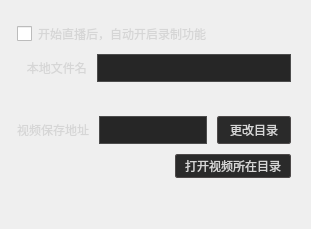
             <widget class="QWidget" name="page_record">
              <property name="styleSheet">
               <string notr="true">QWidget#page_record{
background-color: rgb(50, 50, 50);
}</string>
              </property>
              <layout class="QVBoxLayout" name="verticalLayout_5">
               <property name="spacing">
                <number>10</number>
               </property>
               <property name="leftMargin">
                <number>17</number>
               </property>
               <property name="topMargin">
                <number>24</number>
               </property>
               <property name="rightMargin">
                <number>20</number>
               </property>
               <item>
                <layout class="QHBoxLayout" name="horizontalLayout_15">
                 <property name="spacing">
                  <number>0</number>
                 </property>
                 <item>
                  <widget class="QCheckBox" name="recordCbx">
                   <property name="sizePolicy">
                    <sizepolicy hsizetype="Fixed" vsizetype="Fixed">
                     <horstretch>0</horstretch>
                     <verstretch>0</verstretch>
                    </sizepolicy>
                   </property>
                   <property name="styleSheet">
                    <string notr="true">QCheckBox {font: 12px bold; color: rgb(214, 214, 214);}
QCheckBox:disabled {font: 12px bold; color: rgb(142, 142, 142);}
QCheckBox::indicator {width: 15px; height: 15px;}
QCheckBox::indicator:checked {border-image:url(:/sysButton/img/sysButton/check.png);}
QCheckBox::indicator:unchecked {border-image:url(:/sysButton/img/sysButton/uncheck.png);}
QCheckBox::indicator:checked:disabled {border-image:url(:/sysButton/img/sysButton/check.png);}
QCheckBox::indicator:unchecked:disabled {border-image:url(:/sysButton/img/sysButton/uncheck.png);}</string>
                   </property>
                   <property name="text">
                    <string>开始直播后，自动开启录制功能</string>
                   </property>
                   <property name="iconSize">
                    <size>
                     <width>15</width>
                     <height>15</height>
                    </size>
                   </property>
                  </widget>
                 </item>
                 <item>
                  <spacer name="horizontalSpacer_31">
                   <property name="orientation">
                    <enum>Qt::Horizontal</enum>
                   </property>
                   <property name="sizeType">
                    <enum>QSizePolicy::Fixed</enum>
                   </property>
                   <property name="sizeHint" stdset="0">
                    <size>
                     <width>4</width>
                     <height>20</height>
                    </size>
                   </property>
                  </spacer>
                 </item>
                 <item>
                  <widget class="QLabel" name="labRecord">
                   <property name="minimumSize">
                    <size>
                     <width>14</width>
                     <height>14</height>
                    </size>
                   </property>
                   <property name="maximumSize">
                    <size>
                     <width>14</width>
                     <height>14</height>
                    </size>
                   </property>
                   <property name="styleSheet">
                    <string notr="true"/>
                   </property>
                   <property name="text">
                    <string/>
                   </property>
                  </widget>
                 </item>
                 <item>
                  <spacer name="horizontalSpacer_32">
                   <property name="orientation">
                    <enum>Qt::Horizontal</enum>
                   </property>
                   <property name="sizeHint" stdset="0">
                    <size>
                     <width>40</width>
                     <height>20</height>
                    </size>
                   </property>
                  </spacer>
                 </item>
                </layout>
               </item>
               <item>
                <layout class="QHBoxLayout" name="horizontalLayout_20">
                 <property name="spacing">
                  <number>10</number>
                 </property>
                 <item>
                  <widget class="QLabel" name="label_18">
                   <property name="styleSheet">
                    <string notr="true">font-size : 12px;
font-family : 微软雅黑;
color :#D6D6D6;</string>
                   </property>
                   <property name="text">
                    <string>   本地文件名</string>
                   </property>
                  </widget>
                 </item>
                 <item>
                  <widget class="QLineEdit" name="lineEdit_fileName">
                   <property name="minimumSize">
                    <size>
                     <width>0</width>
                     <height>28</height>
                    </size>
                   </property>
                   <property name="maximumSize">
                    <size>
                     <width>16777215</width>
                     <height>28</height>
                    </size>
                   </property>
                   <property name="focusPolicy">
                    <enum>Qt::StrongFocus</enum>
                   </property>
                   <property name="styleSheet">
                    <string notr="true">QLineEdit{ 
 background-color:rgb(38,38,38);
 border:1px solid white;
 border-color:rgb(76,76,76);
 font:12px;
 font-family : 微软雅黑;
 color:#999999;
}
QLineEdit:disabled{
  border-color:rgb(58,58,58);
color:rgb(58,58,58);
}</string>
                   </property>
                  </widget>
                 </item>
                </layout>
               </item>
               <item>
                <layout class="QHBoxLayout" name="horizontalLayout_11">
                 <item>
                  <widget class="QLabel" name="label_limitAlert">
                   <property name="text">
                    <string/>
                   </property>
                  </widget>
                 </item>
                </layout>
               </item>
               <item>
                <layout class="QHBoxLayout" name="horizontalLayout_save">
                 <property name="spacing">
                  <number>10</number>
                 </property>
                 <item>
                  <widget class="QLabel" name="label_30">
                   <property name="styleSheet">
                    <string notr="true">font-size : 12px;
font-family : 微软雅黑;
color :#D6D6D6;</string>
                   </property>
                   <property name="text">
                    <string>视频保存地址</string>
                   </property>
                  </widget>
                 </item>
                 <item>
                  <widget class="QLineEdit" name="lineEdit_savePath">
                   <property name="minimumSize">
                    <size>
                     <width>0</width>
                     <height>28</height>
                    </size>
                   </property>
                   <property name="maximumSize">
                    <size>
                     <width>16777215</width>
                     <height>28</height>
                    </size>
                   </property>
                   <property name="styleSheet">
                    <string notr="true">QLineEdit{ 
 background-color:rgb(38,38,38);
 border:1px solid white;
 border-color:rgb(76,76,76);
 font:12px;
 font-family : 微软雅黑;
 color:#999999;
}
QLineEdit:disabled{
  border-color:rgb(58,58,58);
color:rgb(58,58,58);
}</string>
                   </property>
                   <property name="readOnly">
                    <bool>true</bool>
                   </property>
                  </widget>
                 </item>
                 <item>
                  <widget class="QPushButton" name="pushButton_chagne_dir">
                   <property name="minimumSize">
                    <size>
                     <width>74</width>
                     <height>28</height>
                    </size>
                   </property>
                   <property name="maximumSize">
                    <size>
                     <width>74</width>
                     <height>28</height>
                    </size>
                   </property>
                   <property name="styleSheet">
                    <string notr="true">QPushButton{background-color: rgb(42, 42, 42);border: 1px solid rgb(77, 73, 73);border-radius: 2px;font: 12px; color: #D6D6D6;}
QPushButton:hover{background-color: rgb(31, 31, 31);border: 1px solid rgb(77, 73, 73);border-radius: 2px;color: rgb(188, 188, 188);}
QPushButton:disabled{background-color: rgb(42, 42, 42);border: 1px solid rgb(60, 60, 60);border-radius: 2px;font: 12px; color: rgb(60, 60, 60);}
</string>
                   </property>
                   <property name="text">
                    <string>更改目录</string>
                   </property>
                  </widget>
                 </item>
                </layout>
               </item>
               <item>
                <layout class="QHBoxLayout" name="horizontalLayout_openDir">
                 <item>
                  <spacer name="horizontalSpacer_2">
                   <property name="orientation">
                    <enum>Qt::Horizontal</enum>
                   </property>
                   <property name="sizeHint" stdset="0">
                    <size>
                     <width>40</width>
                     <height>20</height>
                    </size>
                   </property>
                  </spacer>
                 </item>
                 <item>
                  <widget class="QPushButton" name="pushButton_openDir">
                   <property name="minimumSize">
                    <size>
                     <width>116</width>
                     <height>24</height>
                    </size>
                   </property>
                   <property name="styleSheet">
                    <string notr="true">QPushButton{background-color: rgb(42, 42, 42);border: 1px solid rgb(77, 73, 73);border-radius: 2px;font: 12px; color: #D6D6D6;}
QPushButton:hover{background-color: rgb(31, 31, 31);border: 1px solid rgb(77, 73, 73);border-radius: 2px;color: rgb(188, 188, 188);}
QPushButton:disabled{background-color: rgb(42, 42, 42);border: 1px solid rgb(60, 60, 60);border-radius: 2px;font: 12px; color: rgb(60, 60, 60);}</string>
                   </property>
                   <property name="text">
                    <string>打开视频所在目录</string>
                   </property>
                  </widget>
                 </item>
                </layout>
               </item>
               <item>
                <spacer name="verticalSpacer_12">
                 <property name="orientation">
                  <enum>Qt::Vertical</enum>
                 </property>
                 <property name="sizeHint" stdset="0">
                  <size>
                   <width>20</width>
                   <height>40</height>
                  </size>
                 </property>
                </spacer>
               </item>
              </layout>
             </widget>
